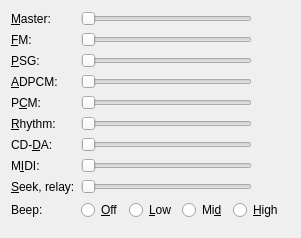
     <widget class="QWidget" name="mixerTab">
      <attribute name="title">
       <string>Mixer</string>
      </attribute>
      <layout class="QVBoxLayout" name="mixerTabLayout">
       <item>
        <layout class="QFormLayout" name="mixerTabForm">
         <item row="0" column="0">
          <widget class="QLabel" name="vol_masterLabel">
           <property name="text">
            <string>&amp;Master:</string>
           </property>
           <property name="buddy">
            <cstring>vol_master</cstring>
           </property>
          </widget>
         </item>
         <item row="0" column="1">
          <layout class="QHBoxLayout" name="vol_masterRow">
           <item>
            <widget class="QSlider" name="vol_master">
             <property name="minimum">
              <number>0</number>
             </property>
             <property name="maximum">
              <number>100</number>
             </property>
             <property name="orientation">
              <enum>Qt::Horizontal</enum>
             </property>
            </widget>
           </item>
           <item>
            <widget class="QLabel" name="vol_masterValue">
             <property name="minimumSize">
              <size>
               <width>32</width>
               <height>0</height>
              </size>
             </property>
             <property name="alignment">
              <set>Qt::AlignRight|Qt::AlignVCenter</set>
             </property>
            </widget>
           </item>
          </layout>
         </item>
         <item row="1" column="0">
          <widget class="QLabel" name="vol_fmLabel">
           <property name="text">
            <string notr="true">&amp;FM:</string>
           </property>
           <property name="buddy">
            <cstring>vol_fm</cstring>
           </property>
          </widget>
         </item>
         <item row="1" column="1">
          <layout class="QHBoxLayout" name="vol_fmRow">
           <item>
            <widget class="QSlider" name="vol_fm">
             <property name="minimum">
              <number>0</number>
             </property>
             <property name="maximum">
              <number>128</number>
             </property>
             <property name="orientation">
              <enum>Qt::Horizontal</enum>
             </property>
            </widget>
           </item>
           <item>
            <widget class="QLabel" name="vol_fmValue">
             <property name="minimumSize">
              <size>
               <width>32</width>
               <height>0</height>
              </size>
             </property>
             <property name="alignment">
              <set>Qt::AlignRight|Qt::AlignVCenter</set>
             </property>
            </widget>
           </item>
          </layout>
         </item>
         <item row="2" column="0">
          <widget class="QLabel" name="vol_ssgLabel">
           <property name="text">
            <string notr="true">&amp;PSG:</string>
           </property>
           <property name="buddy">
            <cstring>vol_ssg</cstring>
           </property>
          </widget>
         </item>
         <item row="2" column="1">
          <layout class="QHBoxLayout" name="vol_ssgRow">
           <item>
            <widget class="QSlider" name="vol_ssg">
             <property name="minimum">
              <number>0</number>
             </property>
             <property name="maximum">
              <number>128</number>
             </property>
             <property name="orientation">
              <enum>Qt::Horizontal</enum>
             </property>
            </widget>
           </item>
           <item>
            <widget class="QLabel" name="vol_ssgValue">
             <property name="minimumSize">
              <size>
               <width>32</width>
               <height>0</height>
              </size>
             </property>
             <property name="alignment">
              <set>Qt::AlignRight|Qt::AlignVCenter</set>
             </property>
            </widget>
           </item>
          </layout>
         </item>
         <item row="3" column="0">
          <widget class="QLabel" name="vol_adpcmLabel">
           <property name="text">
            <string notr="true">&amp;ADPCM:</string>
           </property>
           <property name="buddy">
            <cstring>vol_adpcm</cstring>
           </property>
          </widget>
         </item>
         <item row="3" column="1">
          <layout class="QHBoxLayout" name="vol_adpcmRow">
           <item>
            <widget class="QSlider" name="vol_adpcm">
             <property name="minimum">
              <number>0</number>
             </property>
             <property name="maximum">
              <number>128</number>
             </property>
             <property name="orientation">
              <enum>Qt::Horizontal</enum>
             </property>
            </widget>
           </item>
           <item>
            <widget class="QLabel" name="vol_adpcmValue">
             <property name="minimumSize">
              <size>
               <width>32</width>
               <height>0</height>
              </size>
             </property>
             <property name="alignment">
              <set>Qt::AlignRight|Qt::AlignVCenter</set>
             </property>
            </widget>
           </item>
          </layout>
         </item>
         <item row="4" column="0">
          <widget class="QLabel" name="vol_pcmLabel">
           <property name="text">
            <string notr="true">P&amp;CM:</string>
           </property>
           <property name="buddy">
            <cstring>vol_pcm</cstring>
           </property>
          </widget>
         </item>
         <item row="4" column="1">
          <layout class="QHBoxLayout" name="vol_pcmRow">
           <item>
            <widget class="QSlider" name="vol_pcm">
             <property name="minimum">
              <number>0</number>
             </property>
             <property name="maximum">
              <number>128</number>
             </property>
             <property name="orientation">
              <enum>Qt::Horizontal</enum>
             </property>
            </widget>
           </item>
           <item>
            <widget class="QLabel" name="vol_pcmValue">
             <property name="minimumSize">
              <size>
               <width>32</width>
               <height>0</height>
              </size>
             </property>
             <property name="alignment">
              <set>Qt::AlignRight|Qt::AlignVCenter</set>
             </property>
            </widget>
           </item>
          </layout>
         </item>
         <item row="5" column="0">
          <widget class="QLabel" name="vol_rhythmLabel">
           <property name="text">
            <string>&amp;Rhythm:</string>
           </property>
           <property name="buddy">
            <cstring>vol_rhythm</cstring>
           </property>
          </widget>
         </item>
         <item row="5" column="1">
          <layout class="QHBoxLayout" name="vol_rhythmRow">
           <item>
            <widget class="QSlider" name="vol_rhythm">
             <property name="minimum">
              <number>0</number>
             </property>
             <property name="maximum">
              <number>128</number>
             </property>
             <property name="orientation">
              <enum>Qt::Horizontal</enum>
             </property>
            </widget>
           </item>
           <item>
            <widget class="QLabel" name="vol_rhythmValue">
             <property name="minimumSize">
              <size>
               <width>32</width>
               <height>0</height>
              </size>
             </property>
             <property name="alignment">
              <set>Qt::AlignRight|Qt::AlignVCenter</set>
             </property>
            </widget>
           </item>
          </layout>
         </item>
         <item row="6" column="0">
          <widget class="QLabel" name="davolumeLabel">
           <property name="text">
            <string notr="true">CD-&amp;DA:</string>
           </property>
           <property name="buddy">
            <cstring>davolume</cstring>
           </property>
          </widget>
         </item>
         <item row="6" column="1">
          <layout class="QHBoxLayout" name="davolumeRow">
           <item>
            <widget class="QSlider" name="davolume">
             <property name="minimum">
              <number>0</number>
             </property>
             <property name="maximum">
              <number>255</number>
             </property>
             <property name="orientation">
              <enum>Qt::Horizontal</enum>
             </property>
            </widget>
           </item>
           <item>
            <widget class="QLabel" name="davolumeValue">
             <property name="minimumSize">
              <size>
               <width>32</width>
               <height>0</height>
              </size>
             </property>
             <property name="alignment">
              <set>Qt::AlignRight|Qt::AlignVCenter</set>
             </property>
            </widget>
           </item>
          </layout>
         </item>
         <item row="7" column="0">
          <widget class="QLabel" name="vol_midiLabel">
           <property name="text">
            <string notr="true">M&amp;IDI:</string>
           </property>
           <property name="buddy">
            <cstring>vol_midi</cstring>
           </property>
          </widget>
         </item>
         <item row="7" column="1">
          <layout class="QHBoxLayout" name="vol_midiRow">
           <item>
            <widget class="QSlider" name="vol_midi">
             <property name="minimum">
              <number>0</number>
             </property>
             <property name="maximum">
              <number>128</number>
             </property>
             <property name="orientation">
              <enum>Qt::Horizontal</enum>
             </property>
            </widget>
           </item>
           <item>
            <widget class="QLabel" name="vol_midiValue">
             <property name="minimumSize">
              <size>
               <width>32</width>
               <height>0</height>
              </size>
             </property>
             <property name="alignment">
              <set>Qt::AlignRight|Qt::AlignVCenter</set>
             </property>
            </widget>
           </item>
          </layout>
         </item>
         <item row="8" column="0">
          <widget class="QLabel" name="MOTORVOLLabel">
           <property name="text">
            <string>&amp;Seek, relay:</string>
           </property>
           <property name="buddy">
            <cstring>MOTORVOL</cstring>
           </property>
          </widget>
         </item>
         <item row="8" column="1">
          <layout class="QHBoxLayout" name="MOTORVOLRow">
           <item>
            <widget class="QSlider" name="MOTORVOL">
             <property name="minimum">
              <number>0</number>
             </property>
             <property name="maximum">
              <number>100</number>
             </property>
             <property name="orientation">
              <enum>Qt::Horizontal</enum>
             </property>
            </widget>
           </item>
           <item>
            <widget class="QLabel" name="MOTORVOLValue">
             <property name="minimumSize">
              <size>
               <width>32</width>
               <height>0</height>
              </size>
             </property>
             <property name="alignment">
              <set>Qt::AlignRight|Qt::AlignVCenter</set>
             </property>
            </widget>
           </item>
          </layout>
         </item>
         <item row="9" column="0">
          <widget class="QLabel" name="beepLabel">
           <property name="text">
            <string>Beep:</string>
           </property>
          </widget>
         </item>
         <item row="9" column="1">
          <layout class="QHBoxLayout" name="beepRow">
           <item>
            <widget class="QRadioButton" name="beep_off">
             <property name="text">
              <string>&amp;Off</string>
             </property>
            </widget>
           </item>
           <item>
            <widget class="QRadioButton" name="beep_low">
             <property name="text">
              <string>&amp;Low</string>
             </property>
            </widget>
           </item>
           <item>
            <widget class="QRadioButton" name="beep_mid">
             <property name="text">
              <string>Mi&amp;d</string>
             </property>
            </widget>
           </item>
           <item>
            <widget class="QRadioButton" name="beep_high">
             <property name="text">
              <string>&amp;High</string>
             </property>
            </widget>
           </item>
           <item>
            <spacer name="beepSpacer">
             <property name="orientation">
              <enum>Qt::Horizontal</enum>
             </property>
            </spacer>
           </item>
          </layout>
         </item>
        </layout>
       </item>
       <item>
        <spacer name="mixerTabSpacer">
         <property name="orientation">
          <enum>Qt::Vertical</enum>
         </property>
        </spacer>
       </item>
      </layout>
     </widget>
